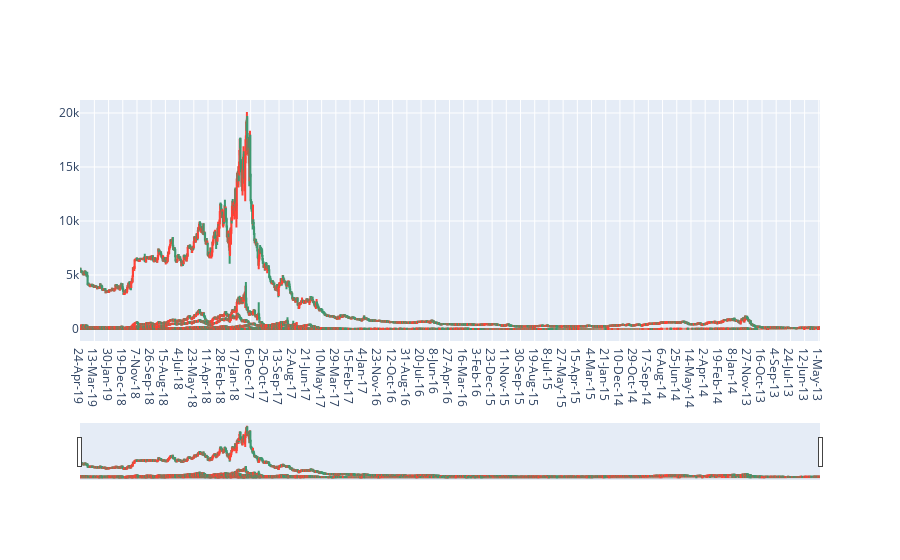

Notebook code cell kept with this figure:
### Code cell
fig = go.Figure(data=
               [go.Candlestick(x = data['Date'], 
                              open = data['Open'],
                              high = data['High'],
                              low = data['Low'],
                              close = data['Close'])]
               )
# fig.update_layout(
#     title='Crypto Price Series',
#     yaxis_title='Price'
# )
fig.show()

### Figure 1 — Plotly figure (JSON) as saved in the notebook; plotly's stock layout.template omitted (floating-point values rounded to 4 significant figures; data arrays with more than 128 entries replaced by an {"elided": "..."} marker saying what was removed)
{"data": [{"close": {"elided": "13576 float values"}, "high": {"elided": "13576 float values"}, "low": {"elided": "13576 float values"}, "open": {"elided": "13576 float values"}, "type": "candlestick", "x": {"elided": "13576 str values"}}], "layout": {}}
